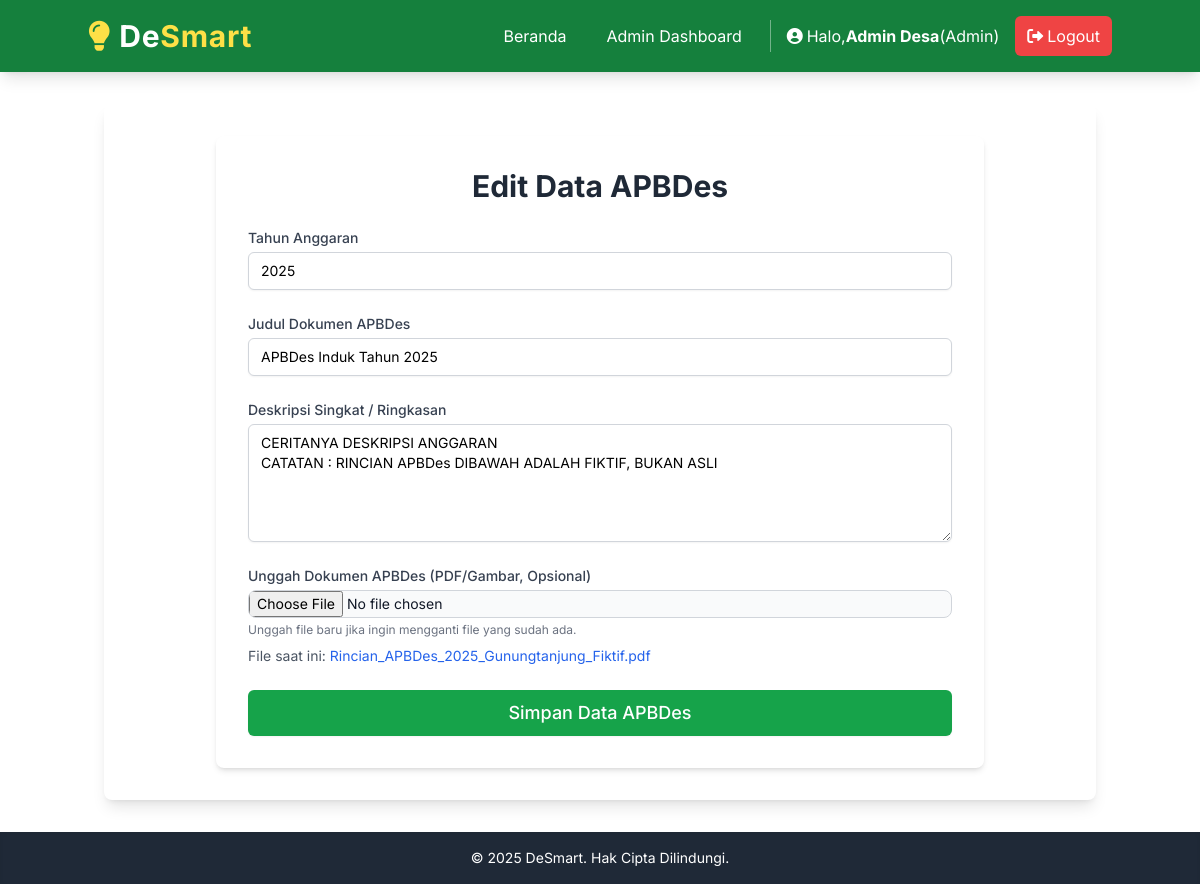
/admin/apbdes/2/edit (signed in), run on the app's committed database.
### models.py (models this page shows, shortened)
class User(db.Model, UserMixin):
    id = db.Column(db.Integer, primary_key=True)
    username = db.Column(db.String(20), unique=True, nullable=False)
    email = db.Column(db.String(120), unique=True, nullable=False)
    password_hash = db.Column(db.String(255))
    role = db.Column(db.String(20), default='warga', nullable=False) # 'warga' atau 'admin'
    tanggal_daftar = db.Column(db.DateTime, default=datetime.utcnow)
    pengaduan = db.relationship('Pengaduan', backref='pembuat', lazy=True)

class APBDes(db.Model):
    id = db.Column(db.Integer, primary_key=True)
    tahun = db.Column(db.Integer, nullable=False)
    judul = db.Column(db.String(200), nullable=False) # Misal: "APBDes Tahun 2024"
    deskripsi = db.Column(db.Text, nullable=True) # Ringkasan atau detail anggaran
    url_file_apbdes = db.Column(db.String(255), nullable=True)
    tanggal_unggah = db.Column(db.DateTime, default=datetime.utcnow)
    pengunggah_id = db.Column(db.Integer, db.ForeignKey('user.id'), nullable=False) # Siapa yang mengunggah
    pengunggah = db.relationship('User', backref='apbdes_uploads', lazy=True)

### app.py (the view)
@app.route('/admin/apbdes/<int:apbdes_id>/edit', methods=['GET', 'POST'])
@admin_required
def edit_apbdes(apbdes_id):
    apbdes = APBDes.query.get_or_404(apbdes_id)
    form = APBDesForm(obj=apbdes)
    if form.validate_on_submit():
        if form.file_apbdes.data:
            if apbdes.url_file_apbdes:
                old_file_path = os.path.join(app.config['UPLOAD_FOLDER'], apbdes.url_file_apbdes)
                if os.path.exists(old_file_path):
                    os.remove(old_file_path)
            file_filename = save_uploaded_file(form.file_apbdes.data)
            if not file_filename:
                flash('Gagal mengunggah file baru. Pastikan format dan ukuran file sesuai.', 'danger')
                return render_template('admin/apbdes/edit_apbdes.html', title='Edit APBDes', form=form, apbdes=apbdes)
            apbdes.url_file_apbdes = file_filename
        apbdes.tahun = form.tahun.data
        apbdes.judul = form.judul.data
        apbdes.deskripsi = form.deskripsi.data
        db.session.commit()
        flash('Data APBDes berhasil diperbarui!', 'success')
        return redirect(url_for('kelola_apbdes'))
    elif request.method == 'GET':
        pass
    return render_template('admin/apbdes/edit_apbdes.html', title='Edit APBDes', form=form, apbdes=apbdes)

### forms.py
class APBDesForm(FlaskForm):
    tahun = IntegerField('Tahun Anggaran', validators=[DataRequired(), NumberRange(min=2000, max=2100, message='Tahun tidak valid.')])
    judul = StringField('Judul Dokumen APBDes', validators=[DataRequired(), Length(min=5, max=200)])
    deskripsi = TextAreaField('Deskripsi Singkat / Ringkasan', validators=[Length(max=500)], render_kw={"rows": 5})
    file_apbdes = FileField('Unggah Dokumen APBDes (PDF/Gambar, Opsional)', validators=[
        FileAllowed(['pdf', 'jpg', 'png', 'jpeg'], 'Hanya file PDF atau gambar (JPG, PNG, JPEG)!')
    ])
    submit = SubmitField('Simpan Data APBDes')

### app.py (called while the page is built)
@login_manager.user_loader
def load_user(user_id):
    return User.query.get(int(user_id))

def admin_required(f):
    @wraps(f)
    def decorated_function(*args, **kwargs):
        if not current_user.is_authenticated or current_user.role != 'admin':
            flash('Anda tidak memiliki izin untuk mengakses halaman ini.', 'danger')
            return redirect(url_for('index'))
        return f(*args, **kwargs)
    return decorated_function

### templates/admin/apbdes/edit_apbdes.html (shortened to what this page needs)
{% extends 'layout.html' %}
{% block content %}
<div class="max-w-3xl mx-auto bg-white p-8 rounded-lg shadow-md">
    <h2 class="text-3xl font-bold text-gray-800 mb-6 text-center">Edit Data APBDes</h2>
    <form method="POST" enctype="multipart/form-data" class="space-y-6">
        <div>
            {{ form.tahun.label(class="block text-sm font-medium text-gray-700 mb-1") }}
            {{ form.tahun(class="mt-1 block w-full px-3 py-2 border border-gray-300 rounded-md shadow-sm focus:outline-none focus:ring-green-500 focus:border-green-500 sm:text-sm") }}
        </div>
        <div>
            {{ form.judul.label(class="block text-sm font-medium text-gray-700 mb-1") }}
            {{ form.judul(class="mt-1 block w-full px-3 py-2 border border-gray-300 rounded-md shadow-sm focus:outline-none focus:ring-green-500 focus:border-green-500 sm:text-sm") }}
        </div>
        <div>
            {{ form.deskripsi.label(class="block text-sm font-medium text-gray-700 mb-1") }}
            {{ form.deskripsi(class="mt-1 block w-full px-3 py-2 border border-gray-300 rounded-md shadow-sm focus:outline-none focus:ring-green-500 focus:border-green-500 sm:text-sm", rows="5") }}
        </div>
        <div>
            {{ form.file_apbdes.label(class="block text-sm font-medium text-gray-700 mb-1") }}
            {{ form.file_apbdes(class="block w-full text-sm text-gray-900 border border-gray-300 rounded-lg cursor-pointer bg-gray-50 focus:outline-none") }}
            <p class="mt-1 text-xs text-gray-500">Unggah file baru jika ingin mengganti file yang sudah ada.</p>
            {% if apbdes.url_file_apbdes %}
                <p class="text-sm text-gray-600 mt-2">File saat ini:
                    <a href="{{ url_for('uploaded_file', filename=apbdes.url_file_apbdes) }}" target="_blank" class="text-blue-600 hover:underline">
                        {{ apbdes.url_file_apbdes }}
                    </a>
                </p>
            {% else %}
                <p class="text-sm text-gray-600 mt-2">Belum ada file terlampir.</p>
            {% endif %}
        </div>
        <div>
            {{ form.submit(class="w-full flex justify-center py-2 px-4 border border-transparent rounded-md shadow-sm text-lg font-medium text-white bg-green-600 hover:bg-green-700 focus:outline-none focus:ring-2 focus:ring-offset-2 focus:ring-green-500 transition-colors") }}
        </div>
    </form>
</div>
{% endblock %}

### templates/layout.html (shortened to what this page needs)
<!DOCTYPE html>
<html lang="en">
<head>
    <script src="https://cdn.tailwindcss.com"></script>
    <link rel="stylesheet" href="https://cdnjs.cloudflare.com/ajax/libs/font-awesome/6.0.0-beta3/css/all.min.css">
    <link rel="stylesheet" href="{{ url_for('static', filename='css/style.css') }}">
</head>
<body class="min-h-screen flex flex-col">
    <header class="bg-green-700 text-white p-4 shadow-lg sticky top-0 z-50">
        <nav class="container mx-auto flex flex-col md:flex-row justify-between items-center relative">
            <a href="/" class="text-3xl font-bold tracking-wide hover:text-yellow-200 transition-colors duration-200 flex items-center mb-4 md:mb-0">
                <i class="fas fa-lightbulb text-yellow-300 mr-2"></i>
                De<span class="text-yellow-300">Smart</span>
            </a>
            <div id="nav-menu" class="hidden md:flex flex-col md:flex-row items-center space-y-2 md:space-y-0 md:space-x-4 flex-wrap justify-center md:justify-end w-full md:w-auto">
                {% if current_user.is_authenticated %}
                    {% if current_user.role == 'admin' %}
                        <a href="/" class="text-white hover:bg-green-600 px-3 py-2 rounded-md transition-colors w-full md:w-auto text-center">Beranda</a>
                        <a href="{{ url_for('admin_dashboard') }}" class="text-white hover:bg-green-600 px-3 py-2 rounded-md transition-colors w-full md:w-auto text-center">Admin Dashboard</a>
                    {% endif %}
                    <span class="text-white text-base ml-2 md:ml-4 pl-2 md:pl-4 border-l border-white border-opacity-40 py-1 flex items-center w-full md:w-auto justify-center md:justify-start">
                        <i class="fas fa-user-circle mr-1"></i>
                        Halo, <span class="font-bold">{{ current_user.username }}</span>(<span class="capitalize">{{ current_user.role }}</span>)
                    </span>
                    <a href="{{ url_for('logout') }}" class="bg-red-500 hover:bg-red-600 text-white px-3 py-2 rounded-md flex items-center w-full md:w-auto justify-center">
                        <i class="fas fa-sign-out-alt mr-1"></i>Logout
                    </a>
                {% endif %}
            </div>
        </nav>
    </header>
    <main class="container mx-auto px-4 py-8 flex-grow">
        <div class="bg-white p-8 rounded-lg shadow-lg">
            {% block content %}{% endblock %}
        </div>
    </main>
    <footer class="bg-gray-800 text-white p-4 text-center mt-auto shadow-inner">
        <p class="text-sm">&copy; 2025 DeSmart. Hak Cipta Dilindungi.</p>
    </footer>
</body>
</html>

### templates/layout.html (style rules this page uses)
body { font-family: 'Inter', sans-serif; @apply bg-gray-100 text-gray-800; }

### data on the page
User: username "Admin Desa", role "Admin"
APBDes: tahun "2025", judul "APBDes Induk Tahun 2025", deskripsi "CERITANYA DESKRIPSI ANGGARAN CATATAN : RINCIAN APBDes DIBAWAH ADALAH FIKTIF, BUKAN ASLI", url_file_apbdes "Rincian_APBDes_2025_Gunungtanjung_Fiktif.pdf"
